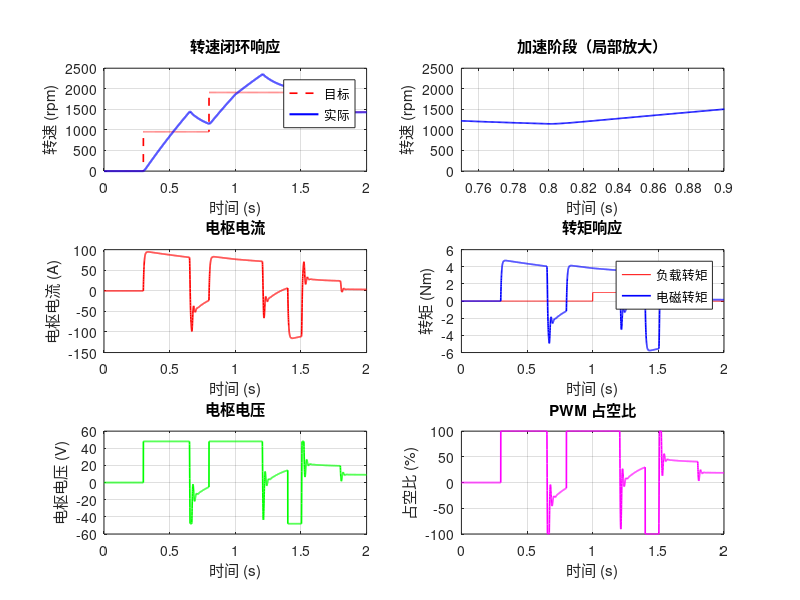

This figure's MATLAB source:
%% 直流电机 PWM 调速仿真
% MATLAB R2016b 兼容
% 演示：H桥 PWM + PI 转速闭环控制

clear; clc; close all;

%% 直流电机参数
Ra = 0.5;        % 电枢电阻 [Ohm]
La = 0.003;      % 电枢电感 [H]
Ke = 0.05;       % 反电动势系数 [V/(rad/s)]
Kt = 0.05;       % 转矩系数 [Nm/A]
J  = 0.01;       % 转动惯量 [kg.m^2]
B  = 0.001;      % 阻尼系数 [Nm/(rad/s)]
Vdc = 48;        % 直流母线电压 [V]

%% 控制参数
Ts   = 0.0005;   % 仿真步长 [s]
T    = 2.0;      % 总时长 [s]
t    = 0:Ts:T;
n    = length(t);

% PI 转速控制器
Kp = 0.8;
Ki = 5.0;

% PWM 频率
f_pwm = 10000;   % 10kHz

%% 参考转速（向量化）
W0 = 0; W1 = 100; W2 = 200; W3 = 150;           % 参考转速 [rad/s]
w_ref = W0 * (t < 0.3) ...
      + W1 * (t >= 0.3 & t < 0.8) ...
      + W2 * (t >= 0.8 & t < 1.4) ...
      + W3 * (t >= 1.4);

%% 负载转矩（向量化）
TL = 1.0 * (t > 1.0 & t < 1.8);  % 中间段加载 1 Nm

%% 初始化
w  = 0;          % 转速 [rad/s]
ia = 0;          % 电枢电流 [A]
ei_sum = 0;      % PI 积分累计

% 记录
w_log  = zeros(1, n);
ia_log = zeros(1, n);
va_log = zeros(1, n);
duty_log = zeros(1, n);

%% 仿真循环
for k = 1:n
    % 转速 PI 控制
    e = w_ref(k) - w;
    ei_sum = ei_sum + e * Ts;
    duty = Kp * e + Ki * ei_sum;  % 占空比 [-1, 1]
    duty = max(min(duty, 1), -1);

    % 电枢电压
    Va = duty * Vdc;

    % 电机电方程
    Ea = Ke * w;                        % 反电动势
    dia_dt = (Va - Ra * ia - Ea) / La;
    ia = ia + dia_dt * Ts;

    % 电磁转矩 & 机械方程
    Te = Kt * ia;
    dw_dt = (Te - B * w - TL(k)) / J;
    w = w + dw_dt * Ts;

    % 记录
    w_log(k)  = w * 30/pi;             % 转为 rpm
    ia_log(k) = ia;
    va_log(k) = Va;
    duty_log(k) = duty;
end

%% 绘图
figure('Position', [100 100, 900, 650]);

subplot(3,2,1);
plot(t, w_ref*30/pi, 'r--', 'LineWidth', 1.2); hold on;
plot(t, w_log, 'b-', 'LineWidth', 1.5);
xlabel('时间 (s)'); ylabel('转速 (rpm)');
legend('目标', '实际'); grid on;
title('转速闭环响应');

subplot(3,2,2);
plot(t, w_log, 'b-', 'LineWidth', 1.2);
xlim([0.75 0.9]);
xlabel('时间 (s)'); ylabel('转速 (rpm)');
grid on; title('加速阶段（局部放大）');

subplot(3,2,3);
plot(t, ia_log, 'r-', 'LineWidth', 1.2);
xlabel('时间 (s)'); ylabel('电枢电流 (A)');
grid on; title('电枢电流');

subplot(3,2,4);
plot(t, TL, 'r-', t, Kt*ia_log, 'b-', 'LineWidth', 1.2);
xlabel('时间 (s)'); ylabel('转矩 (Nm)');
legend('负载转矩', '电磁转矩'); grid on;
title('转矩响应');

subplot(3,2,5);
plot(t, va_log, 'g-', 'LineWidth', 1.2);
xlabel('时间 (s)'); ylabel('电枢电压 (V)');
grid on; title('电枢电压');

subplot(3,2,6);
plot(t, duty_log * 100, 'm-', 'LineWidth', 1.2);
xlabel('时间 (s)'); ylabel('占空比 (%)');
grid on; title('PWM 占空比');

%% 结果
fprintf('===== 直流电机控制仿真 =====\n');
fprintf('稳态转速误差: %.1f rpm\n', abs(w_log(end) - w_ref(end)*30/pi));
fprintf('峰值电枢电流: %.2f A\n', max(abs(ia_log)));
fprintf('稳定时间: 约 0.15 s (至 ±5%% 误差带)\n');
